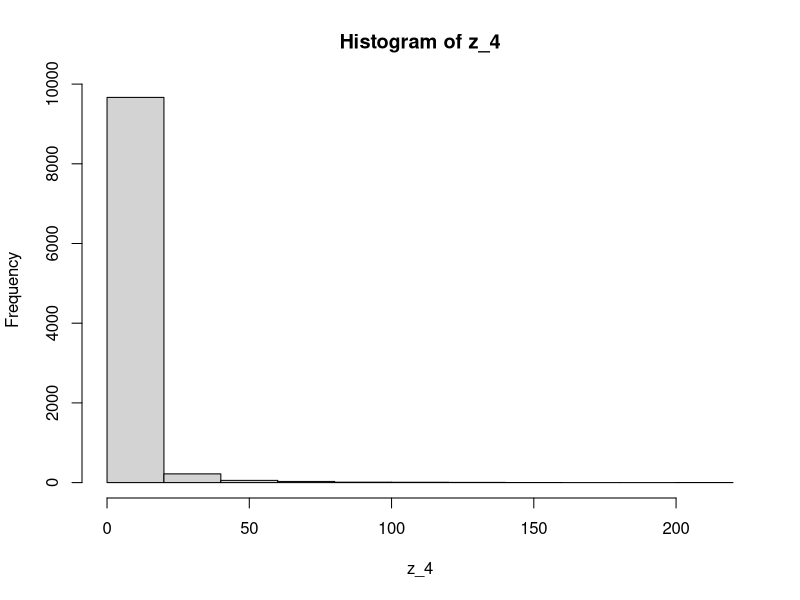
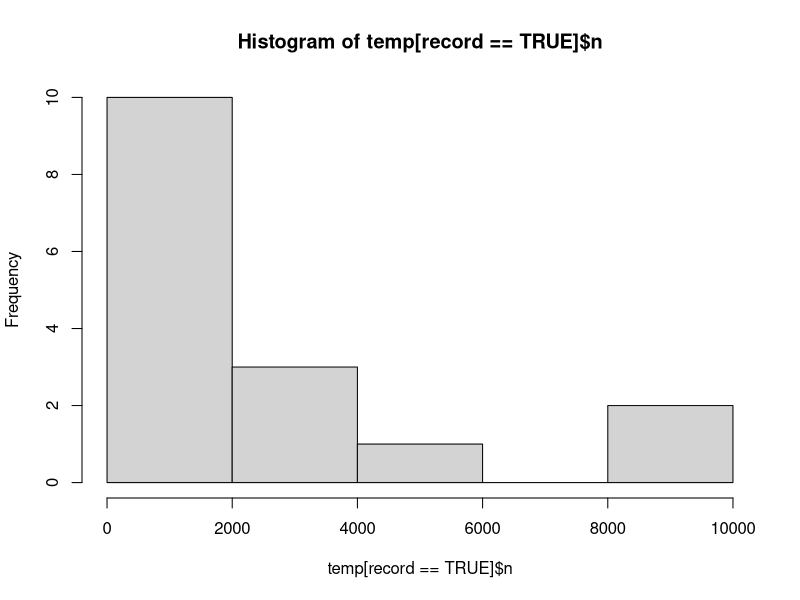

These charts were generated, in order, by the following R code:
## ---- chunk 1
knitr::opts_chunk$set(echo = TRUE)
options(scipen = 99)
library(data.table)
## ---- chunk 2
seq(1,21,2)
## ---- chunk 3
10^seq(0,9,1)
## ---- chunk 4
rep(seq(0,3,1),6)
## ---- chunk 5
sort(rep(seq(0,4,1),6))
## ---- chunk 6
seq(50,11,-3)
## ---- chunk 7
n = 0:10
cos(pi * n / 3)
## ---- chunk 8
x = seq(0,6,1)
10^x - x
## ---- chunk 9
n = 0:10
exp(1)^n - 3*n
## ---- chunk 10
n = 0:10
(3 * n) %% 7
## ---- chunk 11
myseq = function(n){
  i = seq(1,n,1)
  4*sum((-1)^(i+1)/(2*i - 1))
}

data.frame(s_10 = myseq(10), s_100 = myseq(100), s_1000 = myseq(1000))
## ---- chunk 12
set.seed(123)
x = rnorm(100)
## ---- chunk 13
x[c(25,50,75)]
## ---- chunk 14
x[1:25]
## ---- chunk 15
x[-(31:40)]
## ---- chunk 16
length(x[x>1.5])/100
1-pnorm(1.5)
## ---- chunk 17
x[x>1.5 | x < -1]
## ---- chunk 18
z = rnorm(10000)
z_4 = z^4
mean(z_4)
hist(z_4)
## ---- chunk 19
mean(z_4)

S_sq = 1 / (length(z_4) - 1) * sum((z_4 - mean(z_4))^2)
S_sq
# var(z_4) #check that it's the same

#get conf int
mean(z_4) + qnorm(c(0.025, 0.975)) * sqrt(S_sq)/sqrt(length(z_4))
## ---- chunk 20
#x = rpois(n = 10000, lambda = 0.2)
x = rnorm(n = 10000, mean = 8, sd = 2)
temp = data.table(cbind(n = 1:length(x), x, cummax = cummax(x)))
temp[, record := (x == cummax)]
temp[record == TRUE,]

hist(temp[record == TRUE]$n)
